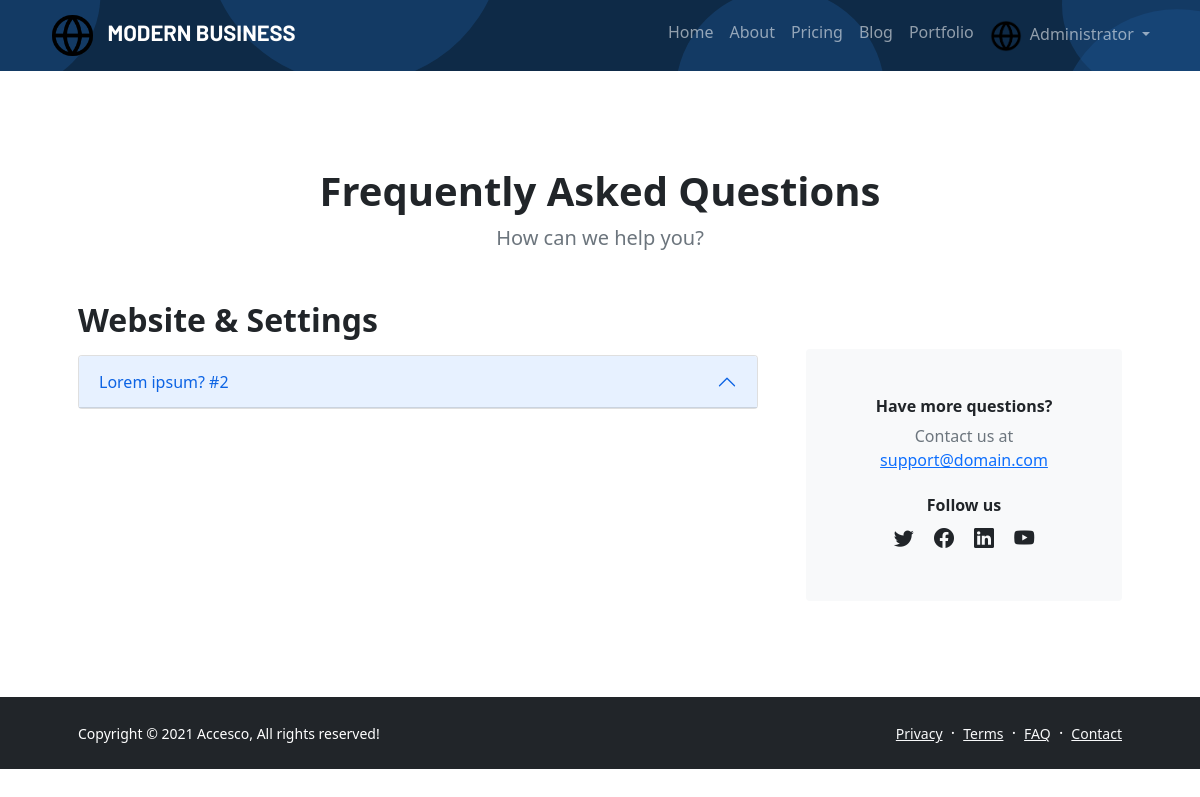
/faq.php (signed in), run on the app's committed database.
### tables this page shows
CREATE TABLE `server` (
  `ID` int(11) NOT NULL,
  `Mode` int(11) NOT NULL,
  `Information` text NOT NULL DEFAULT 'N/A',
  `Logo` text NOT NULL DEFAULT 'favicon.ico',
  `Title` text NOT NULL DEFAULT 'Code4You',
  `FooterText` text NOT NULL
);

CREATE TABLE `users` (
  `ID` bigint(20) NOT NULL,
  `Joined` datetime NOT NULL DEFAULT current_timestamp(),
  `EMail` varchar(100) NOT NULL,
  `Password` varchar(40) NOT NULL,
  `Name` mediumtext NOT NULL,
  `Phone` int(11) NOT NULL,
  `Gender` tinyint(4) NOT NULL,
  `Birthday` date NOT NULL,
  `Approved` tinyint(4) NOT NULL DEFAULT 0,
  `Admin` tinyint(4) NOT NULL DEFAULT 0,
  `Avatar` text NOT NULL DEFAULT 'favicon.ico',
  `Deactivated` int(11) NOT NULL DEFAULT 0
);

CREATE TABLE `faq` (
  `ID` int(11) NOT NULL,
  `Option1` text NOT NULL,
  `Option2` text NOT NULL,
  `Option3` text NOT NULL,
  `Option4` text NOT NULL,
  `Option5` text NOT NULL,
  `Option6` text NOT NULL
);

CREATE TABLE `faq_item` (
  `ID` int(11) NOT NULL,
  `FaqTitle` text NOT NULL,
  `FaqAnswer` text NOT NULL
);

### config.php (called while the page is built, shortened)
<?php
	include_once('include/mysql.php');
	include_once('include/functions.php');
	if (isLogged())
    {
        $user = returnID();
        $userQuery = mysqli_query($SQL, "SELECT * FROM users WHERE ID = '$user'");
        $userData = mysqli_fetch_assoc($userQuery);
    }
	$sQuery = mysqli_query($SQL, "SELECT * FROM server");
	$serverInfo = mysqli_fetch_assoc($sQuery);
	if (isset($pageName) == "FAQ")
	{
		$faq = mysqli_query($SQL, "SELECT * FROM faq");
		$faqSetting = mysqli_fetch_assoc($faq);
	}
?>

### include/functions.php (called while the page is built, shortened)
<?php
function returnID()
{
    return $_SESSION["Logged"];
}
function isLogged()
{
    if (isset($_SESSION["Logged"])) return true;
    return false;
}
?>

### faq.php (the view, shortened to what this page needs)
<?php
    $pageName = "FAQ";
    require_once("config.php");
?>
<!doctype html>
<html lang="en">
  	<head>
	  	<?php include 'elements/head.php'; ?>
  	</head>
  	<body>
        <div class="animated">
            <?php include 'elements/nav.php'; ?>
        </div>
        <section class="py-5">
            <div class="container px-5 my-5">
                <div class="text-center mb-5">
                    <h1 class="fw-bolder"><?php echo $faqSetting["Option1"]; ?></h1>
                    <p class="lead fw-normal text-muted mb-0"><?php echo $faqSetting["Option2"]; ?></p>
                </div>
                <div class="row gx-5">
                    <div class="col-xl-8">
                        <h2 class="fw-bolder mb-3"><?php echo $faqSetting["Option3"]; ?></h2>
                        <div class="accordion mb-5" id="accordionExample">
                            <?php
                            $query = mysqli_query($SQL, "SELECT * FROM faq_item");
                            if (mysqli_num_rows($query) > 0)
                            {
                                while ($setFAQ = mysqli_fetch_assoc($query))
                                { ?>
                                    <div class="accordion-item">
                                        <h3 class="accordion-header" id="heading<?php echo $setFAQ["ID"]; ?>"><button class="accordion-button" type="button" data-bs-toggle="collapse" data-bs-target="#collapse<?php echo $setFAQ["ID"]; ?>" aria-expanded="true" aria-controls="collapse<?php echo $setFAQ["ID"]; ?>"><?php echo $setFAQ["FaqTitle"]; ?> #<?php echo $setFAQ["ID"]; ?></button></h3>
                                    </div>
                                <?php }
                            }
                            else
                            { ?>
                                <div class="d-flex justify-content-center"><div class="col-lg-12 text-center"><div class="alert-warning rounded">
                                    <p class="px-2 py-2" style="font-size: 1.05rem;"><strong><i class="bi bi-exclamation-circle text-danger pe-2"></i> Sorry!</strong> No faq were found yet.</p>
                                </div></div></div>
                            <?php }
                            ?>
                        </div>
                    </div>
                    <div class="col-xl-4">
                        <div class="card border-0 bg-light mt-xl-5">
                            <div class="card-body p-4 py-lg-5">
                                <div class="d-flex align-items-center justify-content-center">
                                    <div class="text-center">
                                        <div class="h6 fw-bolder"><?php echo $faqSetting["Option4"]; ?></div>
                                        <p class="text-muted mb-4">
                                            <?php echo $faqSetting["Option5"]; ?>
                                            <br />
                                            <a href="mailto:<?php echo $faqSetting["Option6"]; ?>"><?php echo $faqSetting["Option6"]; ?></a>
                                        </p>
                                        <div class="h6 fw-bolder">Follow us</div>
                                        <a class="fs-5 px-2 link-dark" href="#!"><i class="bi-twitter"></i></a>
                                        <a class="fs-5 px-2 link-dark" href="#!"><i class="bi-facebook"></i></a>
                                        <a class="fs-5 px-2 link-dark" href="#!"><i class="bi-linkedin"></i></a>
                                        <a class="fs-5 px-2 link-dark" href="#!"><i class="bi-youtube"></i></a>
                                    </div>
                                </div>
                            </div>
                        </div>
                    </div>
                </div>
            </div>
        </section>
    	<?php include 'elements/footer.php'; ?>
  	</body>
</html>

### elements/nav.php (shortened to what this page needs)
<?php $current_page = basename($_SERVER["PHP_SELF"]); ?>
	<nav class="navbar navbar-expand-lg navbar-dark">
		<div class="container">
		    <a class="navbar-brand custom-title" href="home"><img class="mx-2" src="admin/assets/<?php echo $serverInfo["Logo"]; ?>" width="45" height="45"> <?php echo $serverInfo["Title"]; ?></a>
		    <div class="collapse navbar-collapse" id="navbarNavDropdown">
		      	<ul class="navbar-nav ms-auto">
			        <li class="nav-item">
		          		<a class="nav-link <?php echo($current_page == "index.php") ? 'active' : ''; ?>" href="home">Home</a>
			        </li>
			        <li class="nav-item">
		          		<a class="nav-link <?php echo($current_page == "about-us.php") ? 'active' : ''; ?>" href="about-us">About</a>
			        </li>
			        <li class="nav-item">
		          		<a class="nav-link <?php echo($current_page == "pricing.php") ? 'active' : ''; ?>" href="pricing">Pricing</a>
			        </li>
			        <li class="nav-item">
		          		<a class="nav-link <?php echo($current_page == "blog.php" || $current_page == "view-post.php") ? 'active' : ''; ?>" href="blog">Blog</a>
			        </li>
			        <li class="nav-item">
		          		<a class="nav-link <?php echo($current_page == "portfolio.php" || $current_page == "view-item.php") ? 'active' : ''; ?>" href="portfolio">Portfolio</a>
			        </li>
			        <?php
			        	if (isLogged())
			        	{
			        		echo '
			        		<li class="nav-item dropdown">
					          	<a class="nav-link dropdown-toggle'; ?> <?php echo($current_page == "profile.php") ? 'active' : ''; echo'" href="#" id="navbarDropdown" role="button" data-bs-toggle="dropdown" aria-expanded="false">
					            	<img src="assets/profile/'.$userData["Avatar"].'" width="32" height="32" class="rounded-circle me-2">'.$userData["Name"].'
					          	</a>
					          	<ul class="dropdown-menu" aria-labelledby="navbarDropdown">'; ?>
					            	<?php if (adminPerm($userAdmin) == 1) { echo '<li><a class="dropdown-item" href="admin">Dashboard</a></li>'; } echo'
					            	<li><a class="dropdown-item" href="profile">Profile</a></li>
					            	<li><hr class="dropdown-divider"></li>
					            	<li><a class="dropdown-item" href="logout">Logout</a></li>
					          	</ul>
					        </li>
					        ';
			        	}
			        ?>
		      	</ul>
		    </div>
		</div>
	</nav>

### elements/footer.php
<footer class="bg-dark py-4 mt-auto">
    <div class="container px-5">
        <div class="row align-items-center justify-content-between flex-column flex-sm-row">
            <div class="col-auto"><div class="small m-0 text-white"><?php echo $serverInfo["FooterText"]; ?></div></div>
            <div class="col-auto">
                <a class="link-light small" href="privacy-policy">Privacy</a>
                <span class="text-white mx-1">&middot;</span>
                <a class="link-light small" href="terms-of-use">Terms</a>
                <span class="text-white mx-1">&middot;</span>
                <a class="link-light small" href="faq">FAQ</a>
                <span class="text-white mx-1">&middot;</span>
                <a class="link-light small" href="contact">Contact</a>
            </div>
        </div>
    </div>
</footer>

### css/style.css (style rules this page uses)
* { margin: 0; padding: 0; }
html { scroll-behavior: smooth; }
a { text-decoration: none; }
.custom-title { text-transform: uppercase; font-family: 'Barlow', sans-serif; font-weight: bold; font-size: 22px !important; }
.animated { background-image: url("../assets/images/animated-bg.svg"); background-size: cover; background-position: center; background-repeat: no-repeat; }

### data on the page
server: Logo (picture), Title "MODERN BUSINESS", FooterText "Copyright © 2021 Accesco, All rights reserved!"
users: Avatar (picture), Name "Administrator"
faq: Option1 "Frequently Asked Questions", Option2 "How can we help you?", Option3 "Website & Settings", Option4 "Have more questions?", Option5 "Contact us at", Option6 "support@domain.com"
faq_item: FaqTitle "Lorem ipsum?", ID "2"
